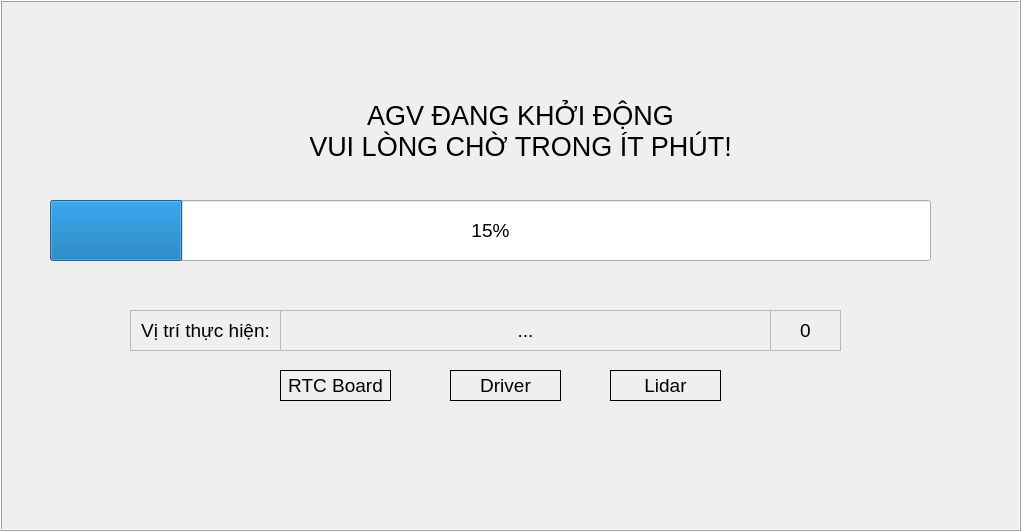
  <widget class="QFrame" name="fr_launch">
   <property name="geometry">
    <rect>
     <x>0</x>
     <y>50</y>
     <width>1021</width>
     <height>531</height>
    </rect>
   </property>
   <property name="autoFillBackground">
    <bool>true</bool>
   </property>
   <property name="frameShape">
    <enum>QFrame::Box</enum>
   </property>
   <property name="frameShadow">
    <enum>QFrame::Raised</enum>
   </property>
   <widget class="QLabel" name="lbv_numberLaunch">
    <property name="geometry">
     <rect>
      <x>770</x>
      <y>310</y>
      <width>71</width>
      <height>41</height>
     </rect>
    </property>
    <property name="font">
     <font>
      <pointsize>14</pointsize>
     </font>
    </property>
    <property name="autoFillBackground">
     <bool>false</bool>
    </property>
    <property name="frameShape">
     <enum>QFrame::StyledPanel</enum>
    </property>
    <property name="text">
     <string>0</string>
    </property>
    <property name="alignment">
     <set>Qt::AlignCenter</set>
    </property>
    <property name="wordWrap">
     <bool>false</bool>
    </property>
   </widget>
   <widget class="QProgressBar" name="pb_launch">
    <property name="geometry">
     <rect>
      <x>50</x>
      <y>200</y>
      <width>881</width>
      <height>61</height>
     </rect>
    </property>
    <property name="font">
     <font>
      <pointsize>14</pointsize>
     </font>
    </property>
    <property name="value">
     <number>15</number>
    </property>
   </widget>
   <widget class="QLabel" name="lbv_launhing">
    <property name="geometry">
     <rect>
      <x>280</x>
      <y>310</y>
      <width>491</width>
      <height>41</height>
     </rect>
    </property>
    <property name="font">
     <font>
      <pointsize>14</pointsize>
     </font>
    </property>
    <property name="autoFillBackground">
     <bool>false</bool>
    </property>
    <property name="frameShape">
     <enum>QFrame::StyledPanel</enum>
    </property>
    <property name="text">
     <string>...</string>
    </property>
    <property name="alignment">
     <set>Qt::AlignCenter</set>
    </property>
    <property name="wordWrap">
     <bool>false</bool>
    </property>
   </widget>
   <widget class="QLabel" name="lb_command">
    <property name="geometry">
     <rect>
      <x>310</x>
      <y>80</y>
      <width>421</width>
      <height>101</height>
     </rect>
    </property>
    <property name="font">
     <font>
      <pointsize>20</pointsize>
     </font>
    </property>
    <property name="text">
     <string>AGV ĐANG KHỞI ĐỘNG
VUI LÒNG CHỜ TRONG ÍT PHÚT!</string>
    </property>
    <property name="alignment">
     <set>Qt::AlignCenter</set>
    </property>
   </widget>
   <widget class="QLabel" name="lb_1">
    <property name="geometry">
     <rect>
      <x>130</x>
      <y>310</y>
      <width>151</width>
      <height>41</height>
     </rect>
    </property>
    <property name="font">
     <font>
      <pointsize>14</pointsize>
     </font>
    </property>
    <property name="autoFillBackground">
     <bool>false</bool>
    </property>
    <property name="frameShape">
     <enum>QFrame::StyledPanel</enum>
    </property>
    <property name="text">
     <string>Vị trí thực hiện:</string>
    </property>
    <property name="alignment">
     <set>Qt::AlignCenter</set>
    </property>
    <property name="wordWrap">
     <bool>false</bool>
    </property>
   </widget>
   <widget class="QLabel" name="lbc_lh_lidar">
    <property name="geometry">
     <rect>
      <x>610</x>
      <y>370</y>
      <width>111</width>
      <height>31</height>
     </rect>
    </property>
    <property name="font">
     <font>
      <pointsize>14</pointsize>
     </font>
    </property>
    <property name="autoFillBackground">
     <bool>false</bool>
    </property>
    <property name="frameShape">
     <enum>QFrame::Box</enum>
    </property>
    <property name="text">
     <string>Lidar</string>
    </property>
    <property name="alignment">
     <set>Qt::AlignCenter</set>
    </property>
    <property name="wordWrap">
     <bool>false</bool>
    </property>
   </widget>
   <widget class="QLabel" name="lbc_lh_driver">
    <property name="geometry">
     <rect>
      <x>450</x>
      <y>370</y>
      <width>111</width>
      <height>31</height>
     </rect>
    </property>
    <property name="font">
     <font>
      <pointsize>14</pointsize>
     </font>
    </property>
    <property name="autoFillBackground">
     <bool>false</bool>
    </property>
    <property name="frameShape">
     <enum>QFrame::Box</enum>
    </property>
    <property name="text">
     <string>Driver</string>
    </property>
    <property name="alignment">
     <set>Qt::AlignCenter</set>
    </property>
    <property name="wordWrap">
     <bool>false</bool>
    </property>
   </widget>
   <widget class="QLabel" name="lbc_lh_rtc">
    <property name="geometry">
     <rect>
      <x>280</x>
      <y>370</y>
      <width>111</width>
      <height>31</height>
     </rect>
    </property>
    <property name="font">
     <font>
      <pointsize>14</pointsize>
     </font>
    </property>
    <property name="autoFillBackground">
     <bool>false</bool>
    </property>
    <property name="frameShape">
     <enum>QFrame::Box</enum>
    </property>
    <property name="text">
     <string>RTC Board</string>
    </property>
    <property name="alignment">
     <set>Qt::AlignCenter</set>
    </property>
    <property name="wordWrap">
     <bool>false</bool>
    </property>
   </widget>
  </widget>
